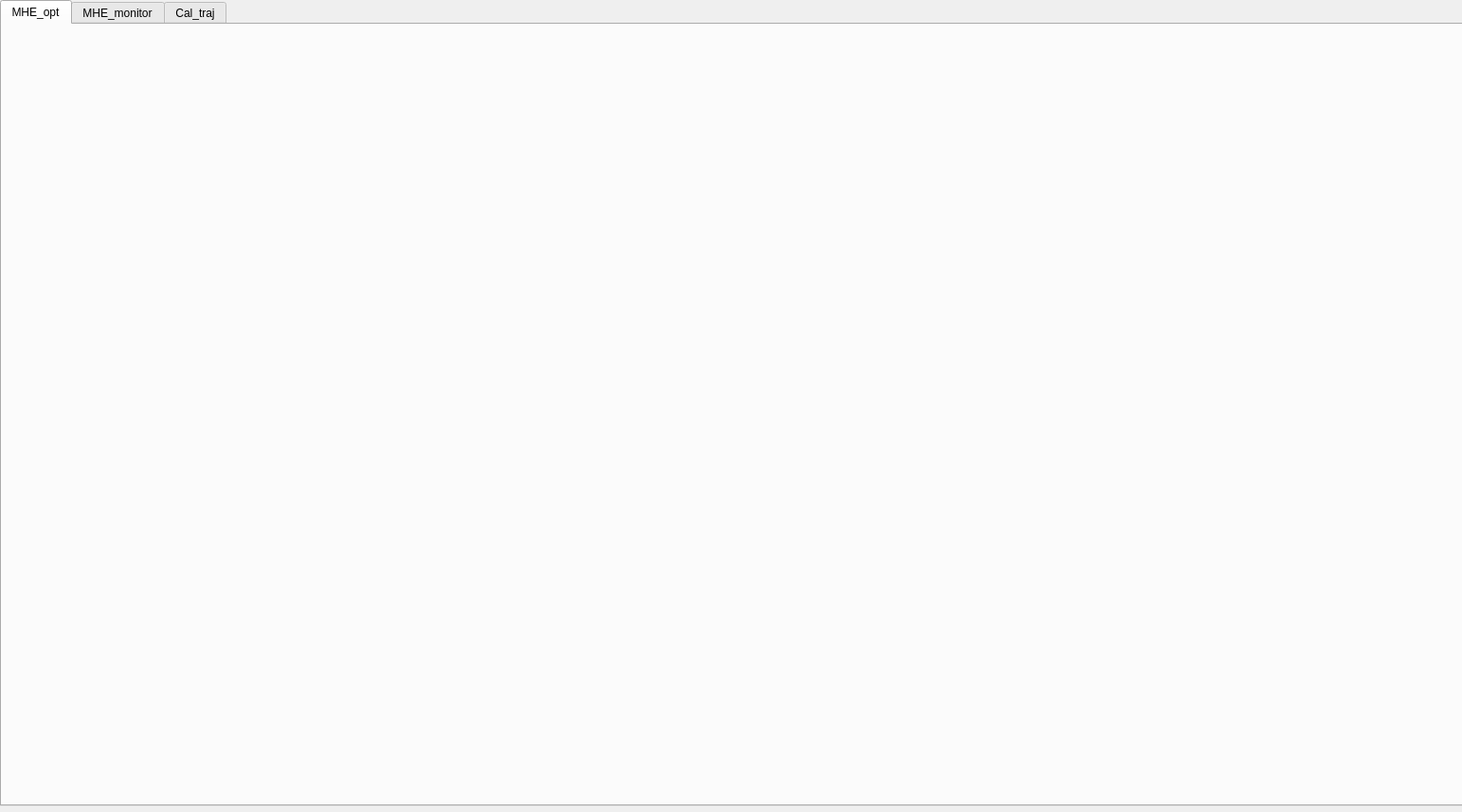
<?xml version="1.0" encoding="UTF-8"?>
<ui version="4.0">
 <class>MainWindow</class>
 <widget class="QMainWindow" name="MainWindow">
  <property name="enabled">
   <bool>true</bool>
  </property>
  <property name="geometry">
   <rect>
    <x>0</x>
    <y>0</y>
    <width>1543</width>
    <height>857</height>
   </rect>
  </property>
  <property name="mouseTracking">
   <bool>false</bool>
  </property>
  <property name="tabletTracking">
   <bool>false</bool>
  </property>
  <property name="windowTitle">
   <string>Rotor Dynamics MHE GUI</string>
  </property>
  <property name="windowOpacity">
   <double>1.000000000000000</double>
  </property>
  <property name="toolTip">
   <string/>
  </property>
  <property name="statusTip">
   <string/>
  </property>
  <property name="autoFillBackground">
   <bool>false</bool>
  </property>
  <property name="iconSize">
   <size>
    <width>24</width>
    <height>24</height>
   </size>
  </property>
  <property name="animated">
   <bool>false</bool>
  </property>
  <property name="documentMode">
   <bool>false</bool>
  </property>
  <property name="unifiedTitleAndToolBarOnMac">
   <bool>false</bool>
  </property>
  <widget class="QWidget" name="centralwidget">
   <property name="enabled">
    <bool>true</bool>
   </property>
   <property name="mouseTracking">
    <bool>true</bool>
   </property>
   <widget class="QTabWidget" name="tabWidget">
    <property name="geometry">
     <rect>
      <x>0</x>
      <y>0</y>
      <width>1601</width>
      <height>851</height>
     </rect>
    </property>
    <property name="focusPolicy">
     <enum>Qt::TabFocus</enum>
    </property>
    <property name="tabShape">
     <enum>QTabWidget::Rounded</enum>
    </property>
    <property name="currentIndex">
     <number>0</number>
    </property>
    <property name="iconSize">
     <size>
      <width>16</width>
      <height>16</height>
     </size>
    </property>
    <property name="elideMode">
     <enum>Qt::ElideMiddle</enum>
    </property>
    <property name="usesScrollButtons">
     <bool>true</bool>
    </property>
    <property name="documentMode">
     <bool>false</bool>
    </property>
    <property name="tabsClosable">
     <bool>false</bool>
    </property>
    <property name="movable">
     <bool>false</bool>
    </property>
    <property name="tabBarAutoHide">
     <bool>false</bool>
    </property>
    <widget class="QWidget" name="MHE_opt">
     <attribute name="title">
      <string>MHE_opt</string>
     </attribute>
     <layout class="QGridLayout" name="gridLayout"/>
    </widget>
    <widget class="QWidget" name="MHE_monitor">
     <attribute name="title">
      <string>MHE_monitor</string>
     </attribute>
     <widget class="QWidget" name="verticalLayoutWidget_2">
      <property name="geometry">
       <rect>
        <x>-1</x>
        <y>-1</y>
        <width>991</width>
        <height>821</height>
       </rect>
      </property>
      <layout class="QVBoxLayout" name="verticalLayout_2"/>
     </widget>
    </widget>
    <widget class="QWidget" name="Cal_traj">
     <attribute name="title">
      <string>Cal_traj</string>
     </attribute>
     <widget class="QWidget" name="verticalLayoutWidget_3">
      <property name="geometry">
       <rect>
        <x>-1</x>
        <y>-1</y>
        <width>991</width>
        <height>821</height>
       </rect>
      </property>
      <layout class="QVBoxLayout" name="verticalLayout_3"/>
     </widget>
    </widget>
   </widget>
  </widget>
 </widget>
 <resources/>
 <connections/>
</ui>
